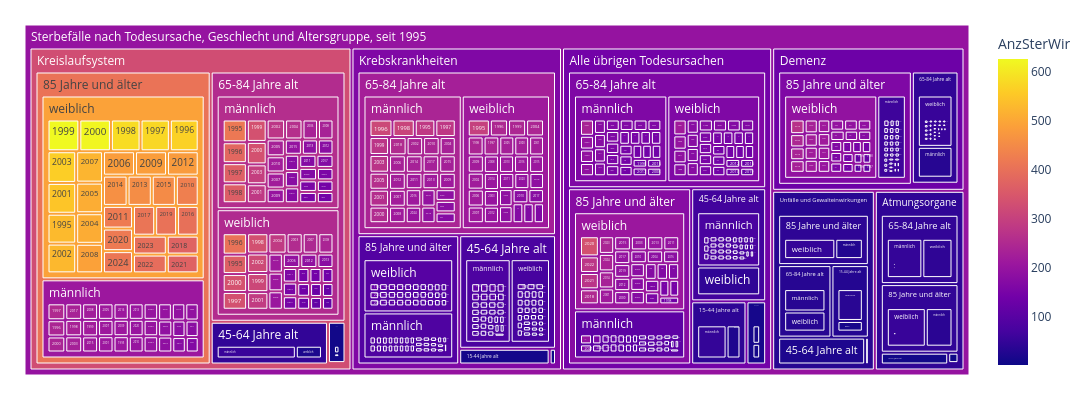

The cell this chart's notebook holds for it:
### Code cell
treeMap1 = mypy_dv.plot_px_treemap(
    data=myTM.reset_index()
    ,levels=['TodesursacheSpezLang_noDM', 'AlterVTod2Lang_noDM','SexLang', 'Jahr_nbr']
    ,values="AnzSterWir"
    ,color="AnzSterWir"
    #, color_continuous_scale='Blues'
    ,color_discrete_map={'(?)':'lightgrey'}   
    ,height=400
    ,width=1100               
    #,margin_val_bottom=25
    ,myHeaderTitle="Sterbefälle nach Todesursache, Geschlecht und Altersgruppe, seit "+data_min_date
)
treeMap1

### Figure 1 — Plotly figure (JSON) as saved in the notebook; plotly's stock layout.template omitted (floating-point values rounded to 4 significant figures; data arrays with more than 128 entries replaced by an {"elided": "..."} marker saying what was removed)
{"data": [{"branchvalues": "total", "customdata": {"elided": "1537x1 float values"}, "domain": {"x": [0, 1], "y": [0, 1]}, "hovertemplate": "%{label}<br><br>Anzahl:<br>%{value}<extra></extra>", "ids": {"elided": "1537 str values"}, "labels": {"elided": "1537 str values"}, "marker": {"coloraxis": "coloraxis", "colors": {"elided": "1537 float values"}}, "name": "", "parents": {"elided": "1537 str values"}, "root": {"color": "grey"}, "type": "treemap", "values": {"elided": "1537 int values"}}], "layout": {"coloraxis": {"colorbar": {"title": {"text": "AnzSterWir"}}, "colorscale": [[0, "#0d0887"], [0.1111, "#46039f"], [0.2222, "#7201a8"], [0.3333, "#9c179e"], [0.4444, "#bd3786"], [0.5556, "#d8576b"], [0.6667, "#ed7953"], [0.7778, "#fb9f3a"], [0.8889, "#fdca26"], [1, "#f0f921"]]}, "height": 400, "legend": {"tracegroupgap": 0}, "margin": {"b": 25, "l": 25, "r": 25, "t": 25}, "width": 1100}}
